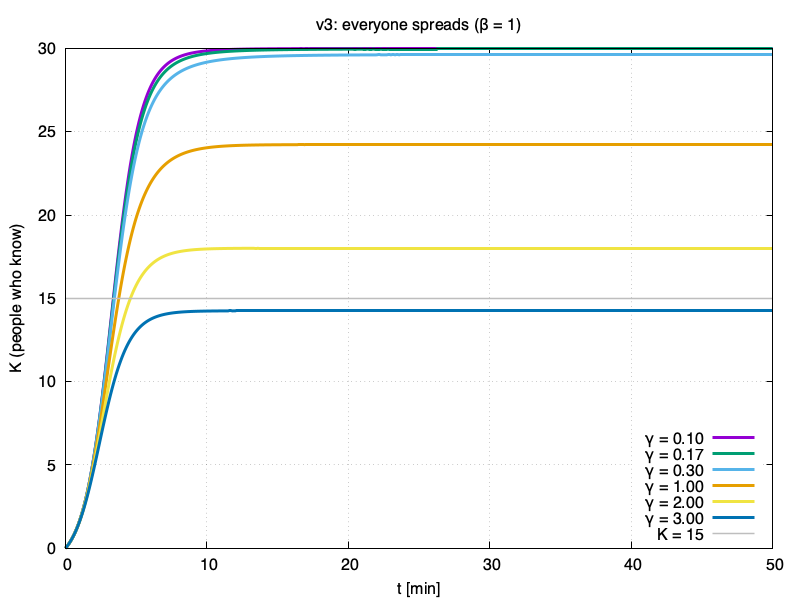

Here is the gnuplot script that generated this plot:
set terminal pngcairo size 800,600
set xlabel "t [min]"
set ylabel "K (people who know)"
set yrange [0:30]
set grid
set key right bottom

# v3_gammaX.XX.dat : 1列目 t, 2列目 S, 3列目 I, 4列目 R, 5列目 K, 6列目 S+I+R
gams = "0.10 0.17 0.30 1.00 2.00 3.00"

# 全体（0〜50分）
set output "v3.png"
set title "v3: everyone spreads ({/Symbol b} = 1)"
set xrange [0:50]
plot for [g in gams] sprintf("v3_gamma%s.dat", g) u 1:5 w l lw 3 t sprintf("{/Symbol g} = %s", g), \
     15 w l lw 1.5 lc "gray" t "K = 15"

# 立ち上がりの拡大（0〜10分）
set output "v3_zoom.png"
set title "v3: first 10 minutes ({/Symbol b} = 1)"
set xrange [0:10]
replot
